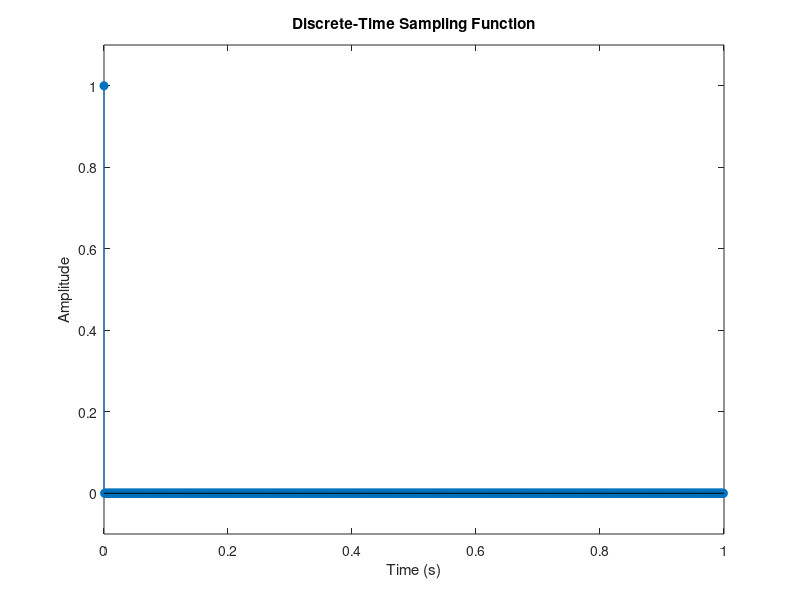

MATLAB code for this plot:
% Define the parameters
Fs = 1000; % Sampling frequency (Hz)
T = 1/Fs; % Sampling period (s)
L = 1000; % Length of signal

% Time vector
t = (0:L-1)*T;

% Generate sampling function
sampling_function = zeros(1, L); % Initialize with zeros
sampling_function (1:Fs:end) = 1; % Set samples to 1 at sampling instants

% Plot the sampling function
stem(t, sampling_function, 'filled');
title('Discrete-Time Sampling Function');
xlabel('Time (s)');
ylabel('Amplitude');
ylim([-0.1 1.1]); % Adjust y-axis limits for visibility